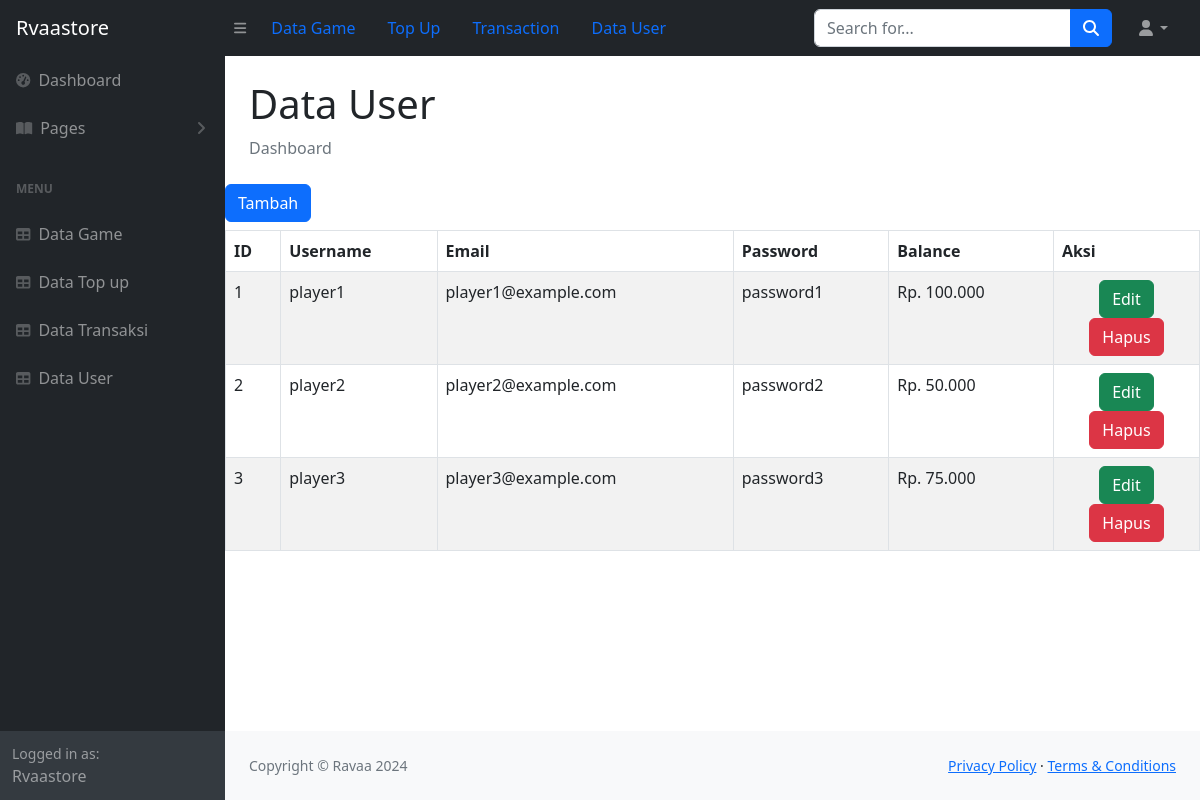
/nyoba/user.php, run on the app's committed database.
### tables this page shows
CREATE TABLE `users` (
  `id` int(11) NOT NULL,
  `username` varchar(50) NOT NULL,
  `email` varchar(100) NOT NULL,
  `password` varchar(100) NOT NULL,
  `balance` decimal(10,2) DEFAULT 0.00
);

### nyoba/config/controller.php (called while the page is built, shortened)
<?php
function select($query){
    global $db;
    $result = mysqli_query($db, $query);
    while ($row = mysqli_fetch_assoc($result)){
        $rows[] = $row;
    }
    return $rows;
}

### nyoba/user.php (the view, shortened to what this page needs)
<?php
include 'layouts/header.php';
?>
            <div id="layoutSidenav_content">
                <main>
                    <div class="container-fluid px-4">
                        <h1 class="mt-4">Data User</h1>
                        <ol class="breadcrumb mb-4">
                            <li class="breadcrumb-item active">Dashboard</li>
                        </ol>
                    </div>
                    <a href="create_user.php" class ="btn btn-primary mb-2 ">Tambah</a>
                      <table class="table table-bordered table-striped">
                        <thead>
                            <tr>
                                <th>ID</th>
                                <th>Username</th>
                                <th>Email</th>
                                <th>Password</th>
                                <th>Balance</th>
                                <th>Aksi</th>
                            </tr>
                        </thead>
                        <tbody>
                            <?php $id = 1;?>
                            <?php foreach($user as $users) : ?>
                            <tr>
                                <td><?= $id++;?></td>
                                <td><?= $users['username'];?></td>
                                <td><?= $users['email'];?></td>
                                <td><?= $users['password'];?></td>
                                <td>Rp. <?=number_format( $users['balance'],3,'.');?></td>
                                <td width="15%" class="text-center">
                                    <a href="ubah_user.php?id=<?= $users['id']; ?>" class="btn btn-success">Edit</a>
                                    <a href="hapus_user.php?id=<?= $users['id']; ?>" onclick="return confirm('Yakin data akan dihapus ?')" class="btn btn-danger">Hapus</a>
                                </td>
                            </tr>
                            <?php endforeach;?>
                        </tbody>
                      </table>
                </main>
<?php
include 'layouts/footer.php';
?>

### data on the page
users: username "player1", email "player1@example.com", password "password1", balance "100.000"
users: username "player2", email "player2@example.com", password "password2", balance "50.000"
users: username "player3", email "player3@example.com", password "password3", balance "75.000"
